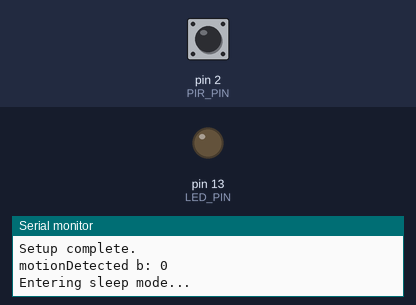
Bench run of a sketch on a simulated Arduino Uno, built with avr-gcc and run on an emulated ATmega328P. On the bench: output pins drawn as LEDs (lit = HIGH), the last lines printed to the serial monitor. The inputs (shaded band) are chosen by the test bench; at power-on: pin 2 (PIR_PIN) HIGH. The board resets itself during the run and starts again; sleep ends after the set time or at an interrupt; EEPROM starts erased.

Above: at 17.5 s.
17.6 s: pin 2 (PIR_PIN) pulsed LOW 2 times (0.12 s each, 0.3 s apart)
At 19.0 s:
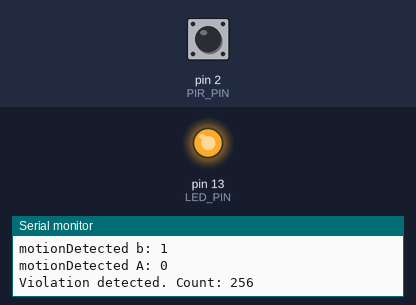
Timing chart, 0 to 27.4 s (numbered marks = the images above; inputs shaded):
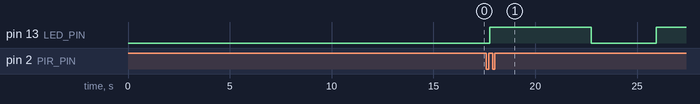

Measured:
- after the input at 17.6 s, pin 13 (LED_PIN): LOW → HIGH after 0.16 s, → LOW 5.0 s later, → HIGH 3.2 s later

The sketch:

wdt_test.ino
```cpp
#include <EEPROM.h>
#include <avr/sleep.h>
#include <avr/interrupt.h>
#include <avr/wdt.h>

#define PIR_PIN 2
#define LED_PIN 13

volatile bool motionDetected = false;
int violationCount = 0;
unsigned long lastTriggerTime = 0;
unsigned long dayStartTime;

const unsigned long dayDuration = 86400000;
const int eepromAddr = 0;

volatile int watchdogCounter = 0;
const int watchdogMaxCounter = 12;

void setup() {
  Serial.begin(9600);
  pinMode(PIR_PIN, INPUT);
  pinMode(LED_PIN, OUTPUT);

  attachInterrupt(digitalPinToInterrupt(PIR_PIN), motionInterrupt, RISING);

  violationCount = EEPROM.read(eepromAddr);
  if (violationCount < 0 || violationCount > 1000) {
    violationCount = 0;
    EEPROM.put(eepromAddr, violationCount);
  }
  dayStartTime = millis();
  setupWatchdogTimer();
  Serial.println("Setup complete.");
}

void loop() {
  wdt_reset();

  if (watchdogCounter >= watchdogMaxCounter) {
    watchdogCounter = 0;
    manualReset();
  }

  if (millis() - dayStartTime >= dayDuration) {
    violationCount = 0;
    EEPROM.put(eepromAddr, violationCount);
    dayStartTime = millis();
    Serial.println("24-hour period reset.");
  }

  Serial.print("motionDetected b: ");
  Serial.println(motionDetected);
  if (motionDetected) {
    motionDetected = false;
    Serial.print("motionDetected A: ");
    Serial.println(motionDetected);

    violationCount++;
    EEPROM.put(eepromAddr, violationCount);
    Serial.print("Violation detected. Count: ");
    Serial.println(violationCount);

    digitalWrite(LED_PIN, HIGH);
    delay(5000);
    digitalWrite(LED_PIN, LOW);

    lastTriggerTime = millis();
  }

  enterSleepMode();
}

void motionInterrupt() {
  motionDetected = true;
}

void enterSleepMode() {
  Serial.println("Entering sleep mode...");
  delay(100);
  set_sleep_mode(SLEEP_MODE_PWR_DOWN);
  sleep_enable();
  digitalWrite(LED_PIN, LOW);
  sleep_cpu();
  sleep_disable();
  Serial.println("Waking up from sleep...");
}

void setupWatchdogTimer() {
  wdt_enable(WDTO_8S);
  cli();
  WDTCSR |= (1 << WDIE);
  sei();
}

ISR(WDT_vect) {
  watchdogCounter++;
}

void manualReset() {
  cli();
  wdt_enable(WDTO_15MS);
  while (1);
}
```
